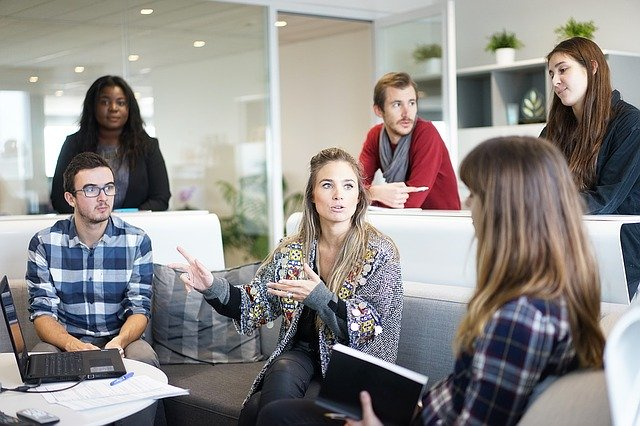
#> input picture OpenCV/opencv4/images/img_6_6.jpg, 640 x 426 px
$ python EasyCV.py
#> lines starting #> are read from the running program, lines starting #| are printed output that depends on the picture; after the words box and inside, x2 and y2 are one past the last pixel; in counts of white or black regions, pixels touching at a corner belong together; pictures that were not available may be replaced by others from this repository, and a replacement may not be noted
#!/usr/bin/env python3
# -*- coding: utf-8 -*-
"""
Created on Tue Oct 31 10:07:14 2023

@author: sl
"""

import cv2
import pandas as pd
import numpy as np

FONT_FACE = cv2.FONT_HERSHEY_COMPLEX
FONT_COLOR = (0,0,255)
DEFAULT_NAME = "Image"

# 날짜출력하기
from datetime import datetime as dt

# 현재시간 얻기
def getTimeAndDate():
    displayFormat = '%Y-%m-%d %H:%M:%S'
    currentDateAndTime = dt.now().strftime(displayFormat)
    return currentDateAndTime

#문자열 출력
def displayText(image, inputStr):
    height, width, channel = image.shape
    x1 = int(width - (width-10))
    y1 = int(height - (height-20))
    cv2.putText(image, inputStr, (x1,y1), FONT_FACE, 0.5, FONT_COLOR)


def displayTextXY(image, x,y, inputStr):
        cv2.putText(image, inputStr, (x,y), FONT_FACE, 0.5, FONT_COLOR)

def displayDateAndTime(image):
    dateAndTime = getTimeAndDate()
    displayText(image, dateAndTime)

# ===== 이미지 프로세싱 관련 함수 === #
#ROI 설정하기

def setROI(img, x,y,h,w):
    roi = img[y:y+h, x:x+w]
    return roi


# <이미지 관련>

# 이미지 로딩
def imageScaleRead(imgPath, imgReadType, imgResWidth, imgResHeight):
    img = cv2.imread(imgPath, imgReadType)
    if imgResHeight != 0 | imgResWidth != 0:
        img = cv2.resize(img, (imgResWidth, imgResHeight))

    return img

def imageReadByOriginalSize(imgPath, imgReadType):
    img = cv2.imread(imgPath,imgReadType)

    return img

# 얼굴검색 함수
def detectFaceCordination(img):
    grayConvertedSrc = cv2.cvtColor(img,cv2.COLOR_BGR2GRAY)
    face_cascade = cv2.CascadeClassifier('./models/haarcascade_frontalface_default.xml')
    detectedFacesOri = face_cascade.detectMultiScale(grayConvertedSrc,scaleFactor= 1.1, minNeighbors= 5,  minSize=(10,10))
    return detectedFacesOri


    return detectedFacesOri

# 사각형그림
def showRectOnImage(img,cord):
    for x, y, w, h in cord:
        cv2.rectangle(img, (x,y), (x+w, y+h),(0,255,0),thickness= 2)

#얼굴찾고 눈찾기
def showRectForFaceAndEyes(img,cord):
    eyes_cascade = cv2.CascadeClassifier('./models/haarcascade_eye.xml')
    for x, y, w, h in cord:
        cv2.rectangle(img, (x,y), (x+w, y+h),(0,255,0),thickness= 2)
        faceROI = setROI(img,x,y,h,w)
        eyes = eyes_cascade.detectMultiScale(faceROI)
        for (ex,ey,ew,eh) in eyes:
            cv2.rectangle(img[y:y+y, x:x+w],(ex,ey) ,(ex+ew, ey+eh),(255,0,0), 2)


# 사각형아래 문자열 삽입하기
def showFaceTextOnImage(img, cord, inputStr,color):
    i = 0
    for x, y, w, h in cord:
        i = i + 1
        #cv2.rectangle(img, (x,y), (x+w, y+h),color,thickness= 2)
        faceNumber = inputStr + str(i)
        displayTextXY(img, (x-5), (y+h+18), faceNumber)

def showImage(windowTitle, img):
    cv2.imshow(windowTitle, img)
    cv2.waitKey(0)
    cv2.destroyWindow(windowTitle)
    cv2.waitKey(1)

# 동영상 파일 열기
def loadVideo(filePath):
    videoFile = filePath
    videoCapture = cv2.VideoCapture(videoFile)
    return videoCapture

def playVideo(cap):
    while cap.isOpened():
        success, frame = cap.read()
        if success:
            displayDateAndTime(frame)

            cv2.imshow('image', frame)
            key = cv2.waitKey(1) & 0xFF
            if(key == 27):
                break
        else:
            break
    cap.release()

    cv2.waitKey(0)
    cv2.destroyAllWindows()
    cv2.waitKey(1)

def detectFaceOnTheVideo(cap, needRecord):
    if cap.isOpened():
        if needRecord == True:
            file_path = './record.avi'
            fps = 25.40
            width =  cap.get(cv2.CAP_PROP_FRAME_WIDTH)
            height = cap.get(cv2.CAP_PROP_FRAME_HEIGHT)
            size = (int(width)* int(height))
            # 이부분 부터 작업 다시 해야함.
            fourcc = cv2.VideoWriter_fourcc(*'XVID')
            out = cv2.VideoWriter(file_path, fourcc, fps, size)
        while True :
            success, frame = cap.read()
            if success:
                displayDateAndTime(frame)
                detectedFaceCord = detectFaceCordination(frame)
                showRectForFaceAndEyes(frame, detectedFaceCord)
                showFaceTextOnImage(frame, detectedFaceCord,"face",(0,255,0))

                cv2.imshow('image', frame)
                key = cv2.waitKey(1) & 0xFF
                if(key == 27):
                    break
                else:
                    break
            out.release()
    else:
        cap.release()
    cv2.waitKey(0)
    cv2.destroyAllWindows()
    cv2.waitKey(1)


#%%
# Face Detect TEST

imagePath = './images/img_6_6.jpg'

imageSource = imageReadByOriginalSize(imagePath,cv2.IMREAD_COLOR)
#> in imageReadByOriginalSize, img is the input picture: shape (426, 640, 3); mean B, G, R 136.8, 139, 142.7
detectedFaceCord = detectFaceCordination(imageSource)
#> in detectFaceCordination, `detectedFacesOri = face_cascade.detectMultiScale(grayConvertedSrc,scal..`: detectedFacesOri = [[92, 86, 42, 42], [382, 86, 46, 46], [74, 168, 51, 51], [308, 162, 60, 60], [542, 49, 53, 53]]
#> detectedFaceCord has the same summary as detectedFacesOri in detectFaceCordination
showFaceTextOnImage(imageSource, detectedFaceCord,"face",(0,255,0) )
#> the loop in showFaceTextOnImage, `for x, y, w, h in cord:` made 5 passes
#> after the loop in showFaceTextOnImage, `for x, y, w, h in cord:`: img: shape (426, 640, 3); 0.24% of pixels changed, all inside (x1, y1, x2, y2) = (70, 110, 582, 241)
#> after the loop in showFaceTextOnImage, `for x, y, w, h in cord:`: i = 5

displayDateAndTime(imageSource)

showImage('Result', imageSource)

#%%

# Face and eyes Detect TEST

imagePath = './images/children.jpg'

imageSource = imageReadByOriginalSize(imagePath,cv2.IMREAD_COLOR)
#> call 2 of imageReadByOriginalSize, with imgPath = './images/children.jpg', imgReadType = 1
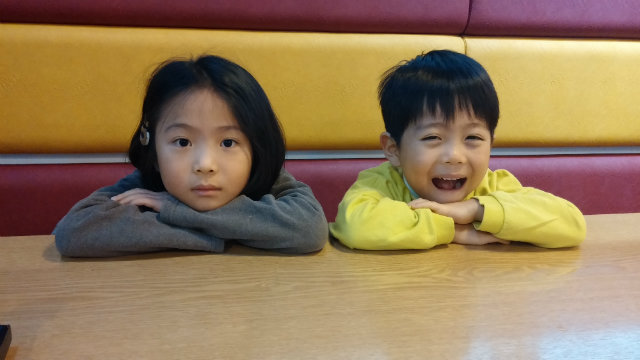
#> input picture OpenCV/opencv4/images/children.jpg, 640 x 360 px
#> in imageReadByOriginalSize, img is the input picture: shape (360, 640, 3); mean B, G, R 87.7, 120.7, 145.5
detectedFaceCord = detectFaceCordination(imageSource)
#> in detectFaceCordination (call 2), `grayConvertedSrc = cv2.cvtColor(img,cv2.COLOR_BGR2GRAY)`:
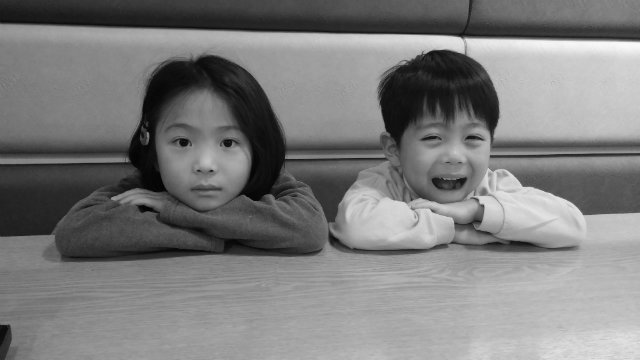
#> grayConvertedSrc: shape (360, 640); min 0, max 251, mean 124.4
#> in detectFaceCordination (call 2), `detectedFacesOri = face_cascade.detectMultiScale(grayConvertedSrc,scal..`: detectedFacesOri = [[398, 97, 106, 106], [146, 96, 120, 120]]
#> detectedFaceCord = [[398, 97, 106, 106], [146, 96, 120, 120]]
showRectForFaceAndEyes(imageSource,detectedFaceCord)
#> the loop in showRectForFaceAndEyes, `for x, y, w, h in cord:` made 2 passes
#> (x, y, w, h, eyes) on passes 1 to 2: (398, 97, 106, 106, [[60, 28, 27, 27], [20, 28, 25, 25]]), (146, 96, 120, 120, [[19, 28, 34, 34], [67, 32, 30, 30]])
#> pass 1, in setROI, `roi = img[y:y+h, x:x+w]`:
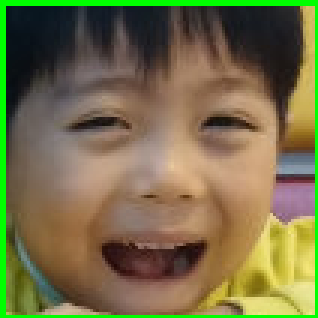
#> roi: shape (106, 106, 3) (shown 3 times larger); mean B, G, R 72.6, 111.8, 118.3
#> after the loop in showRectForFaceAndEyes, `for x, y, w, h in cord:`:
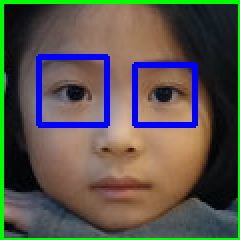
#> faceROI: shape (120, 120, 3) (shown 2 times larger); mean B, G, R 76.7, 85.4, 88.9
#> after the loop in showRectForFaceAndEyes, `for x, y, w, h in cord:`:
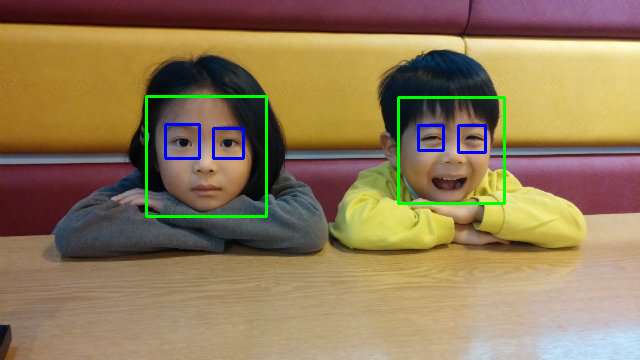
#> img: shape (360, 640, 3); 1.77% of pixels changed, all inside (x1, y1, x2, y2) = (145, 95, 506, 218)
showFaceTextOnImage(imageSource, detectedFaceCord,"face",(0,255,0) )
#> call 2 of showFaceTextOnImage, with cord = array of shape (2, 4), inputStr = 'face', color = (0, 255, 0)
#> the loop in showFaceTextOnImage (call 2), `for x, y, w, h in cord:` made 2 passes
#> (x, y, w, h, i, faceNumber) on passes 1 to 2: (398, 97, 106, 106, 1, 'face1'), (146, 96, 120, 120, 2, 'face2')
#> after the loop in showFaceTextOnImage (call 2), `for x, y, w, h in cord:`:
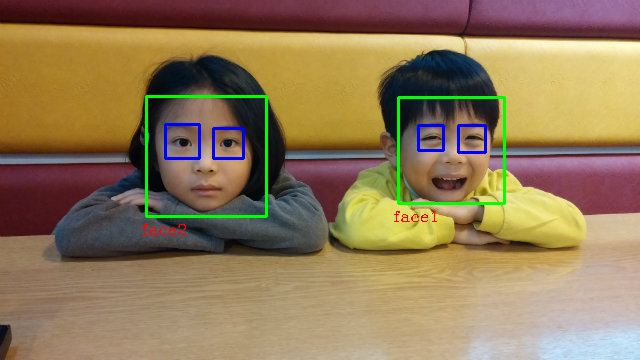
#> img: shape (360, 640, 3); 0.11% of pixels changed, all inside (x1, y1, x2, y2) = (142, 211, 437, 235)
#> after the loop in showFaceTextOnImage (call 2), `for x, y, w, h in cord:`: i = 2
displayDateAndTime(imageSource)

showImage('Result', imageSource)

#%%
videoPath = './images/video2.mp4'

cap =loadVideo(videoPath)
playVideo(cap)
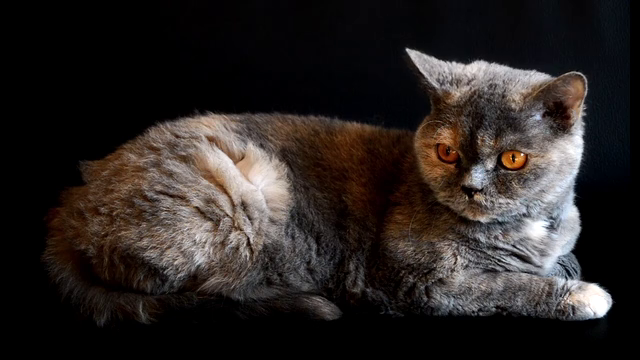
#> input picture frame 77 of OpenCV/opencv4/images/video7.mp4, 640 x 360 px, given in place of video2.mp4, which was not available
#> in playVideo, frame is the input picture: shape (360, 640, 3); mean B, G, R 34.8, 36.6, 42.2
#> (key Esc is pressed here)
#%%

cv2.destroyAllWindows('image')
cv2.waitKey(1)
#%%
# Face Detect Test on Video 1

videoPath = './images/head-pose-face-detection-female.mp4'

cap =loadVideo(videoPath)
#> (the run stopped early here; a loop or call above may not have finished)
